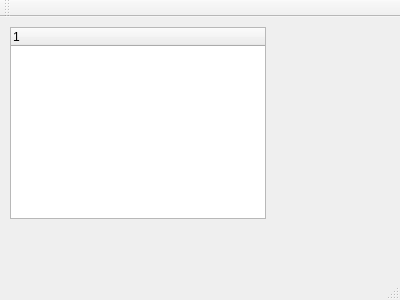
<?xml version="1.0" encoding="UTF-8"?>
<ui version="4.0">
 <class>testTriStateCheckbox</class>
 <widget class="QMainWindow" name="testTriStateCheckbox">
  <property name="geometry">
   <rect>
    <x>0</x>
    <y>0</y>
    <width>400</width>
    <height>300</height>
   </rect>
  </property>
  <property name="windowTitle">
   <string>testTriStateCheckbox</string>
  </property>
  <widget class="QWidget" name="centralWidget">
   <widget class="QTreeWidget" name="treeWidget">
    <property name="geometry">
     <rect>
      <x>10</x>
      <y>10</y>
      <width>256</width>
      <height>192</height>
     </rect>
    </property>
    <column>
     <property name="text">
      <string notr="true">1</string>
     </property>
    </column>
   </widget>
  </widget>
  <widget class="QMenuBar" name="menuBar">
   <property name="geometry">
    <rect>
     <x>0</x>
     <y>0</y>
     <width>400</width>
     <height>21</height>
    </rect>
   </property>
  </widget>
  <widget class="QToolBar" name="mainToolBar">
   <attribute name="toolBarArea">
    <enum>TopToolBarArea</enum>
   </attribute>
   <attribute name="toolBarBreak">
    <bool>false</bool>
   </attribute>
  </widget>
  <widget class="QStatusBar" name="statusBar"/>
 </widget>
 <layoutdefault spacing="6" margin="11"/>
 <resources/>
 <connections/>
</ui>
